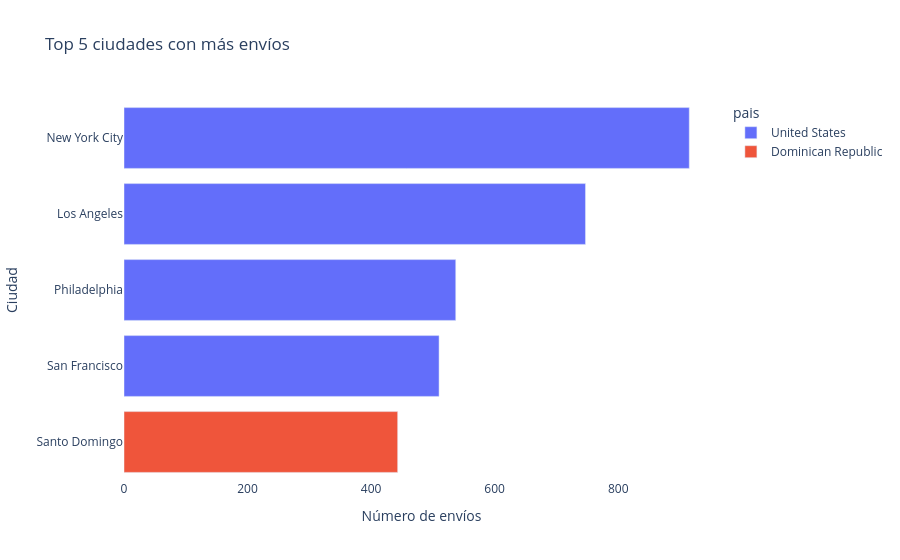

The notebook cell saved with this chart:
### Code cell
fig1 = px.bar(
    top5_ciudades,
    x='num_envios',
    y='ciudad',
    color='pais',
    orientation='h',
    title='Top 5 ciudades con más envíos',
    labels={'num_envios': 'Número de envíos', 'ciudad': 'Ciudad'}
)

fig1.update_layout(
    yaxis={'categoryorder': 'total ascending'},
    plot_bgcolor='white'
)

fig1.show()

### Figure 1 — Plotly figure (JSON) as saved in the notebook; plotly's stock layout.template omitted (floating-point values rounded to 4 significant figures)
{"data": [{"hovertemplate": "pais=United States<br>Número de envíos=%{x}<br>Ciudad=%{y}<extra></extra>", "legendgroup": "United States", "marker": {"color": "#636efa", "pattern": {"shape": ""}}, "name": "United States", "orientation": "h", "showlegend": true, "textposition": "auto", "type": "bar", "x": [915, 747, 537, 510], "xaxis": "x", "y": ["New York City", "Los Angeles", "Philadelphia", "San Francisco"], "yaxis": "y"}, {"hovertemplate": "pais=Dominican Republic<br>Número de envíos=%{x}<br>Ciudad=%{y}<extra></extra>", "legendgroup": "Dominican Republic", "marker": {"color": "#EF553B", "pattern": {"shape": ""}}, "name": "Dominican Republic", "orientation": "h", "showlegend": true, "textposition": "auto", "type": "bar", "x": [443], "xaxis": "x", "y": ["Santo Domingo"], "yaxis": "y"}], "layout": {"barmode": "relative", "legend": {"title": {"text": "pais"}, "tracegroupgap": 0}, "plot_bgcolor": "white", "title": {"text": "Top 5 ciudades con más envíos"}, "xaxis": {"anchor": "y", "domain": [0, 1], "title": {"text": "Número de envíos"}}, "yaxis": {"anchor": "x", "categoryorder": "total ascending", "domain": [0, 1], "title": {"text": "Ciudad"}}}}
